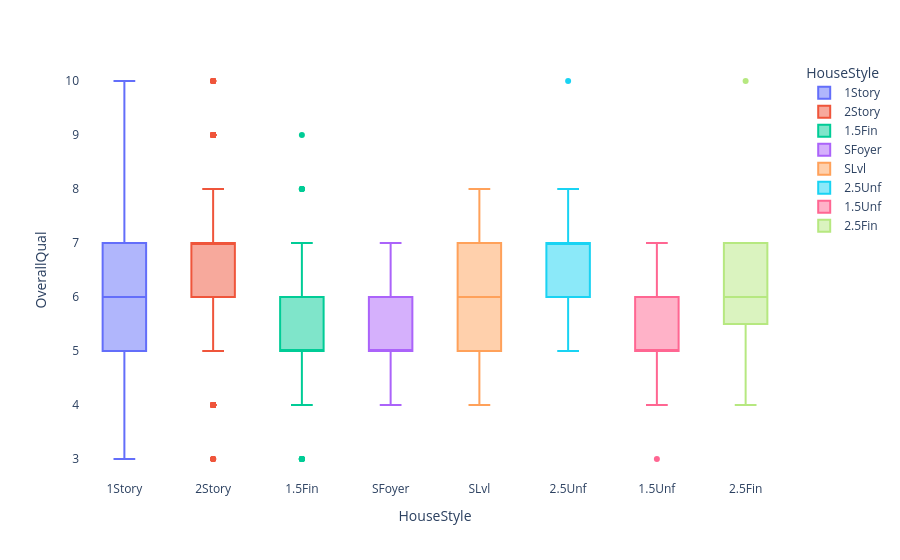

This figure's notebook cell:
### Code cell
fig=px.box(df,x="HouseStyle",y="OverallQual",color="HouseStyle")
fig.update_layout(plot_bgcolor='rgba(0, 0, 0, 0)',
                  paper_bgcolor="rgba(0, 0, 0, 0)"
)
fig.show()

### Figure 1 — Plotly figure (JSON) as saved in the notebook; plotly's stock layout.template omitted (floating-point values rounded to 4 significant figures; data arrays with more than 128 entries replaced by an {"elided": "..."} marker saying what was removed)
{"data": [{"alignmentgroup": "True", "hovertemplate": "HouseStyle=%{x}<br>OverallQual=%{y}<extra></extra>", "legendgroup": "1Story", "marker": {"color": "#636efa"}, "name": "1Story", "notched": false, "offsetgroup": "1Story", "orientation": "v", "showlegend": true, "type": "box", "x": {"elided": "1481 str values"}, "x0": " ", "xaxis": "x", "y": {"elided": "1481 int values"}, "y0": " ", "yaxis": "y"}, {"alignmentgroup": "True", "hovertemplate": "HouseStyle=%{x}<br>OverallQual=%{y}<extra></extra>", "legendgroup": "2Story", "marker": {"color": "#EF553B"}, "name": "2Story", "notched": false, "offsetgroup": "2Story", "orientation": "v", "showlegend": true, "type": "box", "x": {"elided": "873 str values"}, "x0": " ", "xaxis": "x", "y": {"elided": "873 int values"}, "y0": " ", "yaxis": "y"}, {"alignmentgroup": "True", "hovertemplate": "HouseStyle=%{x}<br>OverallQual=%{y}<extra></extra>", "legendgroup": "1.5Fin", "marker": {"color": "#00cc96"}, "name": "1.5Fin", "notched": false, "offsetgroup": "1.5Fin", "orientation": "v", "showlegend": true, "type": "box", "x": {"elided": "314 str values"}, "x0": " ", "xaxis": "x", "y": {"elided": "314 int values"}, "y0": " ", "yaxis": "y"}, {"alignmentgroup": "True", "hovertemplate": "HouseStyle=%{x}<br>OverallQual=%{y}<extra></extra>", "legendgroup": "SFoyer", "marker": {"color": "#ab63fa"}, "name": "SFoyer", "notched": false, "offsetgroup": "SFoyer", "orientation": "v", "showlegend": true, "type": "box", "x": ["SFoyer", "SFoyer", "SFoyer", "SFoyer", "SFoyer", "SFoyer", "SFoyer", "SFoyer", "SFoyer", "SFoyer", "SFoyer", "SFoyer", "SFoyer", "SFoyer", "SFoyer", "SFoyer", "SFoyer", "SFoyer", "SFoyer", "SFoyer", "SFoyer", "SFoyer", "SFoyer", "SFoyer", "SFoyer", "SFoyer", "SFoyer", "SFoyer", "SFoyer", "SFoyer", "SFoyer", "SFoyer", "SFoyer", "SFoyer", "SFoyer", "SFoyer", "SFoyer", "SFoyer", "SFoyer", "SFoyer", "SFoyer", "SFoyer", "SFoyer", "SFoyer", "SFoyer", "SFoyer", "SFoyer", "SFoyer", "SFoyer", "SFoyer", "SFoyer", "SFoyer", "SFoyer", "SFoyer", "SFoyer", "SFoyer", "SFoyer", "SFoyer", "SFoyer", "SFoyer", "SFoyer", "SFoyer", "SFoyer", "SFoyer", "SFoyer", "SFoyer", "SFoyer", "SFoyer", "SFoyer", "SFoyer", "SFoyer", "SFoyer", "SFoyer", "SFoyer", "SFoyer", "SFoyer", "SFoyer", "SFoyer", "SFoyer", "SFoyer", "SFoyer", "SFoyer", "SFoyer"], "x0": " ", "xaxis": "x", "y": [7, 5, 6, 6, 6, 5, 6, 5, 4, 6, 5, 4, 5, 6, 5, 5, 5, 5, 5, 5, 7, 6, 6, 6, 4, 4, 5, 5, 5, 7, 5, 6, 5, 4, 5, 6, 5, 4, 7, 7, 4, 4, 4, 7, 5, 5, 6, 5, 5, 5, 5, 5, 6, 5, 6, 6, 6, 6, 6, 6, 4, 5, 5, 5, 6, 7, 5, 5, 5, 5, 5, 5, 6, 5, 6, 6, 6, 6, 6, 7, 4, 5, 5], "y0": " ", "yaxis": "y"}, {"alignmentgroup": "True", "hovertemplate": "HouseStyle=%{x}<br>OverallQual=%{y}<extra></extra>", "legendgroup": "SLvl", "marker": {"color": "#FFA15A"}, "name": "SLvl", "notched": false, "offsetgroup": "SLvl", "orientation": "v", "showlegend": true, "type": "box", "x": ["SLvl", "SLvl", "SLvl", "SLvl", "SLvl", "SLvl", "SLvl", "SLvl", "SLvl", "SLvl", "SLvl", "SLvl", "SLvl", "SLvl", "SLvl", "SLvl", "SLvl", "SLvl", "SLvl", "SLvl", "SLvl", "SLvl", "SLvl", "SLvl", "SLvl", "SLvl", "SLvl", "SLvl", "SLvl", "SLvl", "SLvl", "SLvl", "SLvl", "SLvl", "SLvl", "SLvl", "SLvl", "SLvl", "SLvl", "SLvl", "SLvl", "SLvl", "SLvl", "SLvl", "SLvl", "SLvl", "SLvl", "SLvl", "SLvl", "SLvl", "SLvl", "SLvl", "SLvl", "SLvl", "SLvl", "SLvl", "SLvl", "SLvl", "SLvl", "SLvl", "SLvl", "SLvl", "SLvl", "SLvl", "SLvl", "SLvl", "SLvl", "SLvl", "SLvl", "SLvl", "SLvl", "SLvl", "SLvl", "SLvl", "SLvl", "SLvl", "SLvl", "SLvl", "SLvl", "SLvl", "SLvl", "SLvl", "SLvl", "SLvl", "SLvl", "SLvl", "SLvl", "SLvl", "SLvl", "SLvl", "SLvl", "SLvl", "SLvl", "SLvl", "SLvl", "SLvl", "SLvl", "SLvl", "SLvl", "SLvl", "SLvl", "SLvl", "SLvl", "SLvl", "SLvl", "SLvl", "SLvl", "SLvl", "SLvl", "SLvl", "SLvl", "SLvl", "SLvl", "SLvl", "SLvl", "SLvl", "SLvl", "SLvl", "SLvl", "SLvl", "SLvl", "SLvl", "SLvl", "SLvl", "SLvl", "SLvl", "SLvl", "SLvl"], "x0": " ", "xaxis": "x", "y": [7, 7, 6, 5, 6, 7, 6, 6, 6, 7, 6, 6, 8, 7, 7, 7, 7, 6, 7, 8, 7, 7, 7, 8, 6, 6, 6, 6, 5, 5, 5, 6, 5, 7, 6, 7, 6, 6, 7, 6, 7, 4, 6, 7, 7, 6, 6, 5, 6, 6, 6, 5, 6, 5, 5, 6, 7, 8, 5, 6, 6, 6, 4, 5, 6, 5, 5, 6, 4, 6, 6, 7, 7, 6, 6, 7, 7, 5, 7, 7, 7, 7, 5, 6, 6, 6, 6, 6, 5, 7, 4, 6, 5, 5, 5, 6, 7, 7, 4, 6, 6, 6, 6, 7, 7, 5, 5, 6, 6, 5, 5, 5, 5, 5, 6, 5, 5, 6, 6, 4, 6, 5, 6, 5, 6, 5, 6, 6], "y0": " ", "yaxis": "y"}, {"alignmentgroup": "True", "hovertemplate": "HouseStyle=%{x}<br>OverallQual=%{y}<extra></extra>", "legendgroup": "2.5Unf", "marker": {"color": "#19d3f3"}, "name": "2.5Unf", "notched": false, "offsetgroup": "2.5Unf", "orientation": "v", "showlegend": true, "type": "box", "x": ["2.5Unf", "2.5Unf", "2.5Unf", "2.5Unf", "2.5Unf", "2.5Unf", "2.5Unf", "2.5Unf", "2.5Unf", "2.5Unf", "2.5Unf", "2.5Unf", "2.5Unf", "2.5Unf", "2.5Unf", "2.5Unf", "2.5Unf", "2.5Unf", "2.5Unf", "2.5Unf", "2.5Unf", "2.5Unf", "2.5Unf", "2.5Unf"], "x0": " ", "xaxis": "x", "y": [7, 5, 6, 7, 7, 8, 6, 6, 6, 10, 6, 6, 5, 7, 6, 5, 7, 7, 7, 7, 7, 7, 6, 7], "y0": " ", "yaxis": "y"}, {"alignmentgroup": "True", "hovertemplate": "HouseStyle=%{x}<br>OverallQual=%{y}<extra></extra>", "legendgroup": "1.5Unf", "marker": {"color": "#FF6692"}, "name": "1.5Unf", "notched": false, "offsetgroup": "1.5Unf", "orientation": "v", "showlegend": true, "type": "box", "x": ["1.5Unf", "1.5Unf", "1.5Unf", "1.5Unf", "1.5Unf", "1.5Unf", "1.5Unf", "1.5Unf", "1.5Unf", "1.5Unf", "1.5Unf", "1.5Unf", "1.5Unf", "1.5Unf", "1.5Unf", "1.5Unf", "1.5Unf", "1.5Unf", "1.5Unf"], "x0": " ", "xaxis": "x", "y": [6, 6, 6, 5, 6, 6, 5, 6, 5, 5, 4, 5, 7, 7, 5, 5, 5, 3, 5], "y0": " ", "yaxis": "y"}, {"alignmentgroup": "True", "hovertemplate": "HouseStyle=%{x}<br>OverallQual=%{y}<extra></extra>", "legendgroup": "2.5Fin", "marker": {"color": "#B6E880"}, "name": "2.5Fin", "notched": false, "offsetgroup": "2.5Fin", "orientation": "v", "showlegend": true, "type": "box", "x": ["2.5Fin", "2.5Fin", "2.5Fin", "2.5Fin", "2.5Fin", "2.5Fin", "2.5Fin", "2.5Fin"], "x0": " ", "xaxis": "x", "y": [6, 7, 7, 5, 6, 6, 10, 4], "y0": " ", "yaxis": "y"}], "layout": {"boxmode": "overlay", "legend": {"title": {"text": "HouseStyle"}, "tracegroupgap": 0}, "margin": {"t": 60}, "paper_bgcolor": "rgba(0, 0, 0, 0)", "plot_bgcolor": "rgba(0, 0, 0, 0)", "xaxis": {"anchor": "y", "categoryarray": ["1Story", "2Story", "1.5Fin", "SFoyer", "SLvl", "2.5Unf", "1.5Unf", "2.5Fin"], "categoryorder": "array", "domain": [0, 1], "title": {"text": "HouseStyle"}}, "yaxis": {"anchor": "x", "domain": [0, 1], "title": {"text": "OverallQual"}}}}
